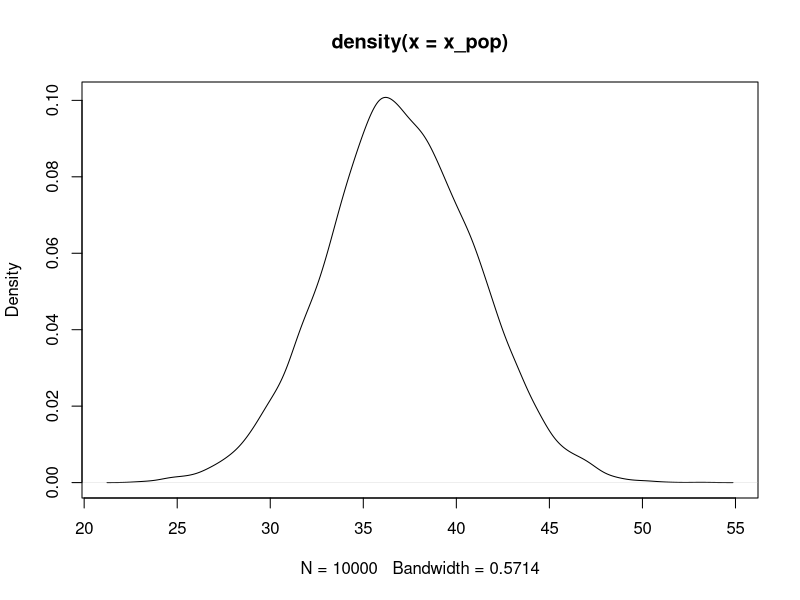
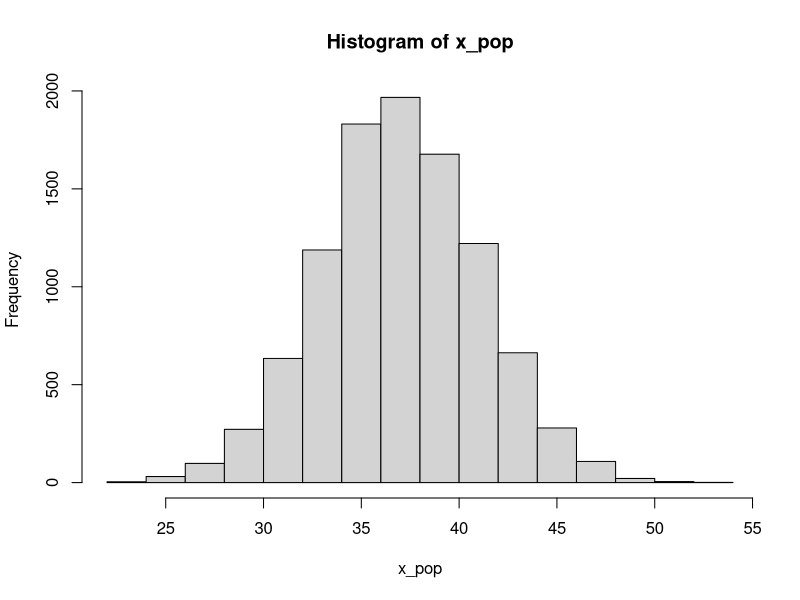
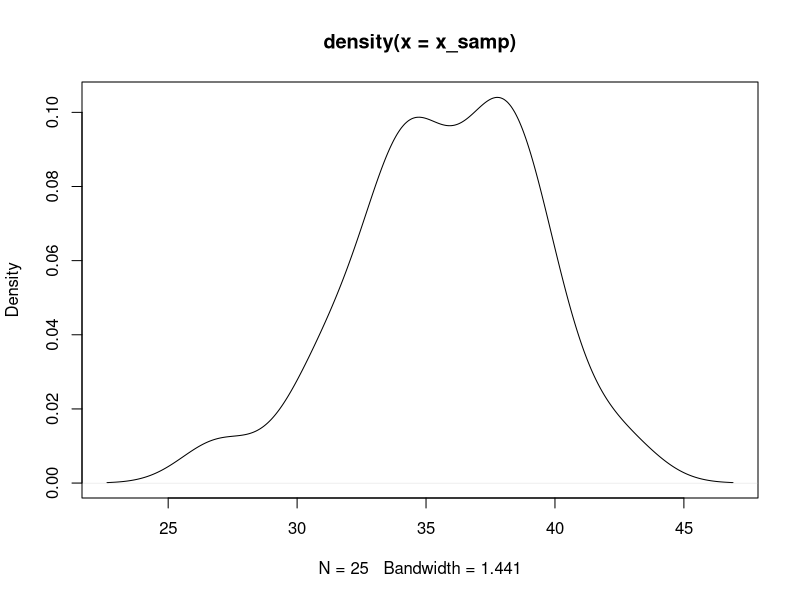
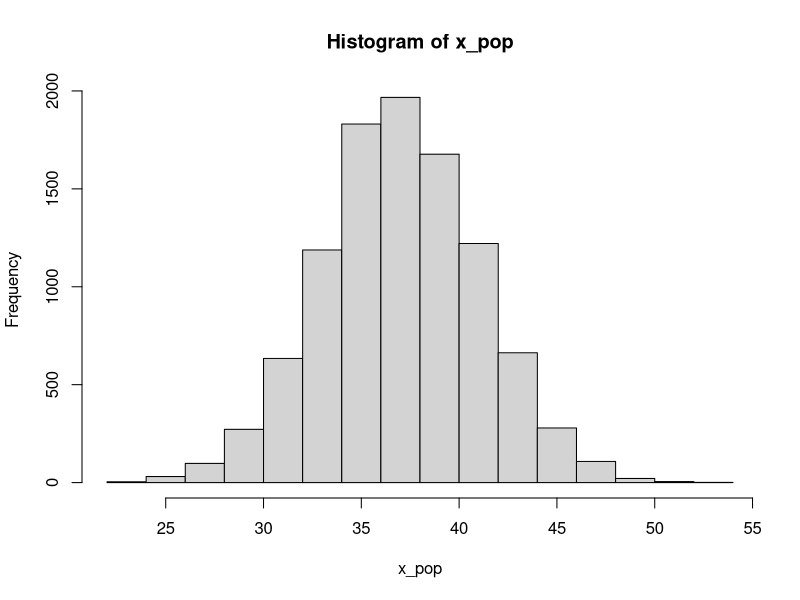
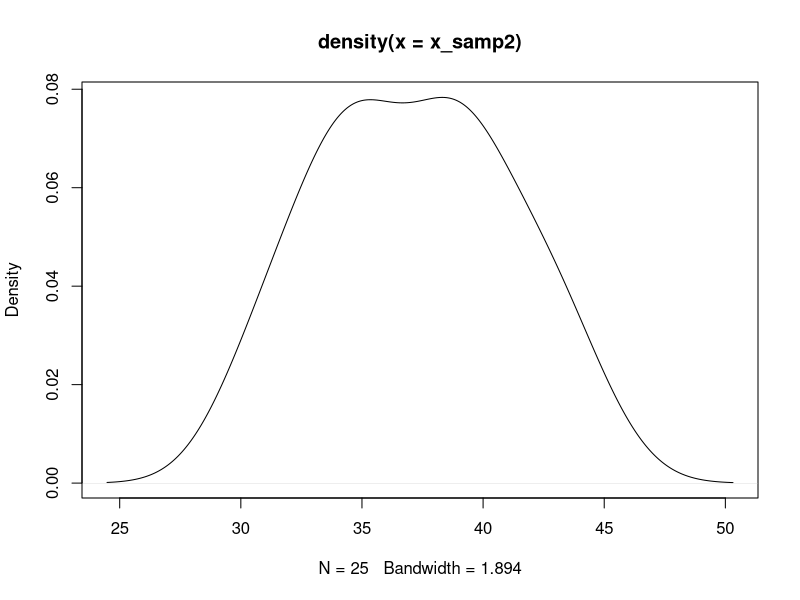
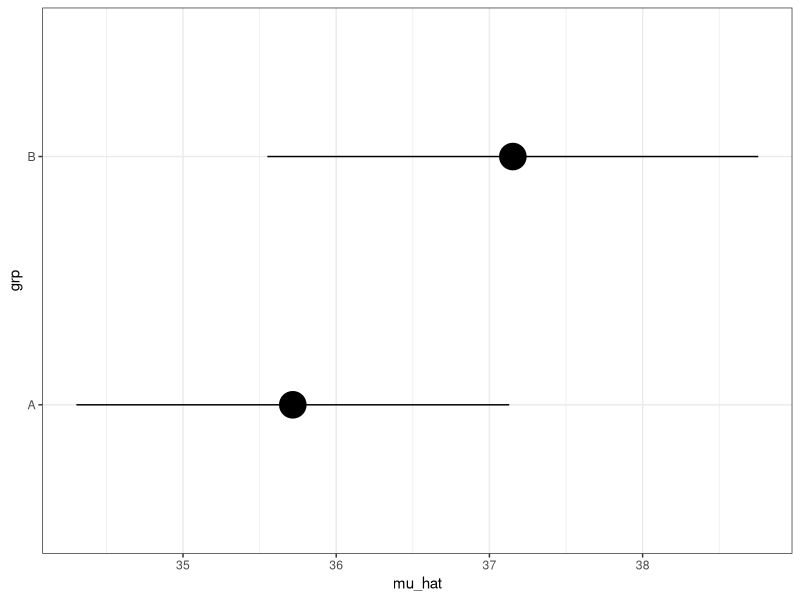
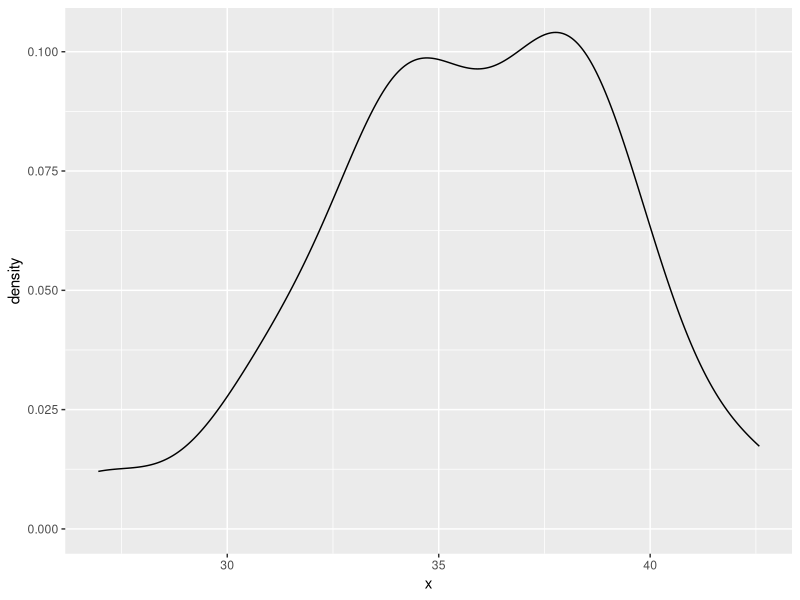
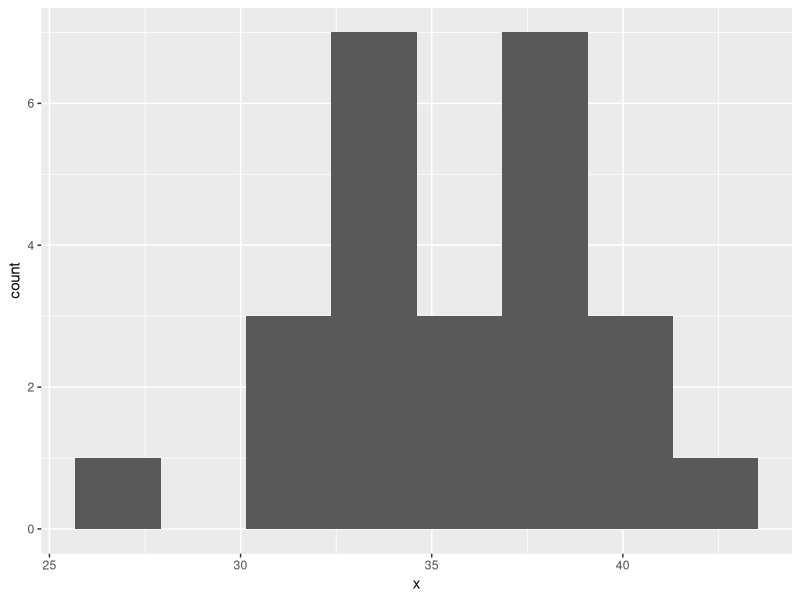

These charts were generated, in order, by the following R code:
## ---- chunk 1
#| label: setup
#| include: false

# libraries
library(tidyverse)

# data objects
rxp_clean <- read.csv(here::here("data/rxp_clean.csv"), stringsAsFactors = TRUE)
## ---- chunk 2
set.seed(99)
true_mean <- 37
true_sd <- 4

# "huge" sample to represent a "perfectly normal population"
x_pop <- rnorm(10000, mean = true_mean, sd = true_sd)

plot(density(x_pop))
hist(x_pop)
## ---- chunk 3
set.seed(295)
x_samp <- sample(x_pop, size = 25)
# round values for display
round(x_samp, 2)
plot(density(x_samp))
hist(x_pop)
## ---- chunk 4
mean(x_samp)
sd(x_samp)
## ---- chunk 5
set.seed(444)
x_samp2 <- sample(x_pop, size = 25)
plot(density(x_samp2))
mean(x_samp2)
sd(x_samp2)
## ---- chunk 6
sd(x_samp) / sqrt(length(x_samp))
sd(x_samp2) / sqrt(length(x_samp2))
## ---- chunk 7
mean_1 <- mean(x_samp)
se_1 <- sd(x_samp) / sqrt(length(x_samp))

mean_1
2 * se_1
## ---- chunk 8
mean_1 - 2 * se_1
mean_1 + 2 * se_1

c(mean_1 - 2 * se_1, mean_1 + 2 * se_1)
## ---- chunk 9
mean_2 <- mean(x_samp2)
se_2 <- sd(x_samp2) / sqrt(length(x_samp2))

c(mean_2 - 2 * se_2, mean_2 + 2 * se_2)

c(mean_1 - 2 * se_1, mean_1 + 2 * se_1)
## ---- chunk 10
data.frame(mu_hat = c(mean_1, mean_2),
           se = c(se_1, se_2),
           grp = c("A", "B")) |>
  ggplot(aes(y = grp,
             x = mu_hat, 
             xmin = mu_hat - 2 * se,
             xmax = mu_hat + 2 * se)) +
  geom_pointrange(size = 2) +
  theme_bw()
## ---- chunk 11
x_samp_df <- data.frame(x = x_samp)

ggplot(x_samp_df,
       aes(x = x)) +
  geom_density()

ggplot(x_samp_df,
       aes(x = x)) +
  geom_histogram(
    bins = 8
  )

ggplot(x_samp_df,
       aes(x = x)) +
  geom_boxplot()
## ---- chunk 12
ggplot(x_samp_df, aes(x = x, y = -0.05)) +
    # horizontal boxplots & density plots
    geom_boxplot(width = 0.1) +
    geom_density(aes(x = x), inherit.aes = FALSE) +
  theme_bw() +
  labs(title = "Wolf Sample 1")

x_samp_df2 <- data.frame(x = x_samp2)

ggplot(x_samp_df2, aes(x = x, y = -0.05)) +
    # horizontal boxplots & density plots
    geom_boxplot(width = 0.1) +
    geom_density(aes(x = x), inherit.aes = FALSE) +
  theme_bw() +
  labs(title = "Wolf Sample 2") +
  scale_x_continuous(limits = c(28, 47))
## ---- chunk 13
ggplot(diamonds, aes(x = carat, y = -0.5)) +
    
    # horizontal boxplots & density plots
    geom_boxplot(aes(fill = cut)) +
    geom_density(aes(x = carat), inherit.aes = FALSE) +
    
    facet_grid(cut ~ .) +
    scale_fill_discrete()
## ---- chunk 14
shapiro.test(x_samp_df$x)
## ---- chunk 15
set.seed(492)
group_means <- tibble(x = c(rnorm(10, 5, 3), 
                            rnorm(10, 15, 3),
                            rnorm(10, 17, 3)),
                      grp = rep(c("A", "B", "C"), each = 10))

shapiro.test(group_means$x)
## ---- chunk 16
ggplot(group_means,
       aes(x = x,
           fill = grp)) +
  geom_boxplot() +
  theme_bw() +
  scale_fill_viridis_d() 

ggplot(group_means,
       aes(x = x,
           fill = grp)) +
  geom_density(alpha = 0.75, 
               adjust = 2) +
  theme_bw() +
  scale_fill_viridis_d()+
  scale_x_continuous(limits = c(-2, 30))
## ---- chunk 17
ggplot(rxp_clean,
       aes(x = SVL.initial)) +
  geom_density()

ggplot(rxp_clean,
       aes(x = SVL.initial)) +
  geom_histogram()

ggplot(rxp_clean,
       aes(x = SVL.initial)) +
  geom_boxplot()
## ---- chunk 18
ggplot(rxp_clean,
       aes(x = SVL.initial,
           fill = Res)) +
  geom_density(alpha = 0.5)

ggplot(rxp_clean,
       aes(x = SVL.initial,
           fill = Res)) +
  geom_histogram() +
  facet_wrap(Res~.)

ggplot(rxp_clean,
       aes(x = SVL.initial,
           fill = Res)) +
  geom_boxplot()

## ---- chunk 19
rxp_clean |>
  group_by(Res) |>
  summarize(m_svl_i = mean(SVL.initial),
            sd_svl_i = sd(SVL.initial),
            n_svl_i = n())

## ---- chunk 20
rxp_clean |>
  group_by(Res) |>
  summarize(m_svl_i = mean(SVL.initial),
            sd_svl_i = sd(SVL.initial),
            n_svl_i = n()) |>
  mutate(se_svl_i = sd_svl_i / sqrt(n_svl_i))
## ---- chunk 21
CI_svl_i <- rxp_clean |>
  group_by(Res) |>
  summarize(m_svl_i = mean(SVL.initial),
            sd_svl_i = sd(SVL.initial),
            n_svl_i = n()) |>
  mutate(se_svl_i = sd_svl_i / sqrt(n_svl_i),
         l95 = m_svl_i - 2*se_svl_i, 
         u95 = m_svl_i + 2*se_svl_i, 
         l99 = m_svl_i - 3*se_svl_i, 
         u99 = m_svl_i + 3*se_svl_i)
CI_svl_i
## ---- chunk 22
ggplot(CI_svl_i,
       aes(y = Res,
             x = m_svl_i, 
             xmin = m_svl_i - 2 * se_svl_i,
             xmax = m_svl_i + 2 * se_svl_i)) +
  geom_pointrange(size = 1.5) +
  theme_bw()+
  labs(title = "95% CI for Initial SVL")

ggplot(CI_svl_i,
       aes(y = Res,
             x = m_svl_i, 
             xmin = m_svl_i - 3 * se_svl_i,
             xmax = m_svl_i + 3 * se_svl_i)) +
  geom_pointrange(size = 1.5) +
  theme_bw()+
  labs(title = "99% CI for Initial SVL")

